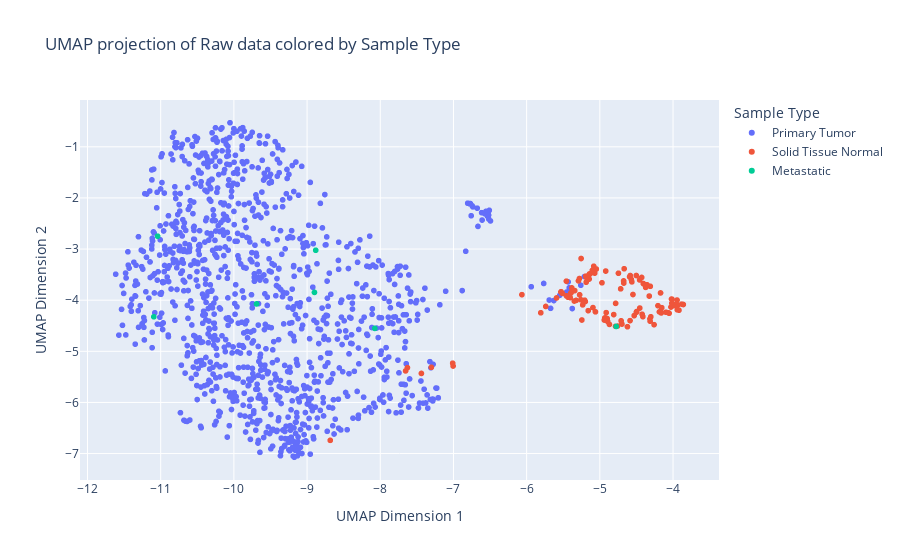

Notebook code cell kept with this figure:
### Code cell
fig = px.scatter(
    umap_df,
    x='UMAP1',
    y='UMAP2',
    color='Sample Type',
    title="UMAP projection of Raw data colored by Sample Type",
    labels={'UMAP1': 'UMAP Dimension 1', 'UMAP2': 'UMAP Dimension 2'},
    color_discrete_map=custom_color_map
)

fig.show()

### Figure 1 — Plotly figure (JSON) as saved in the notebook; plotly's stock layout.template omitted (floating-point values rounded to 4 significant figures; data arrays with more than 128 entries replaced by an {"elided": "..."} marker saying what was removed)
{"data": [{"hovertemplate": "Sample Type=Primary Tumor<br>UMAP Dimension 1=%{x}<br>UMAP Dimension 2=%{y}<extra></extra>", "legendgroup": "Primary Tumor", "marker": {"color": "#636efa", "symbol": "circle"}, "mode": "markers", "name": "Primary Tumor", "showlegend": true, "type": "scattergl", "x": {"elided": "1111 float values"}, "xaxis": "x", "y": {"elided": "1111 float values"}, "yaxis": "y"}, {"hovertemplate": "Sample Type=Solid Tissue Normal<br>UMAP Dimension 1=%{x}<br>UMAP Dimension 2=%{y}<extra></extra>", "legendgroup": "Solid Tissue Normal", "marker": {"color": "#EF553B", "symbol": "circle"}, "mode": "markers", "name": "Solid Tissue Normal", "showlegend": true, "type": "scattergl", "x": [-3.961, -4.585, -4.869, -5.276, -7.302, -5.406, -4.698, -5.208, -4.893, -4.497, -5.292, -5.259, -4.406, -4.502, -5.159, -4.933, -5.06, -5.094, -4.716, -4.784, -4.429, -4.57, -4.588, -4.304, -4.623, -5.198, -3.937, -8.683, -5.392, -4.412, -5.256, -5.103, -5.396, -4.668, -5.529, -4.311, -3.992, -7.438, -4.374, -4.423, -7.654, -4.404, -4.971, -5.246, -4.186, -4.562, -4.81, -4.021, -4.454, -4.325, -5.592, -4.939, -3.881, -4.357, -4.913, -4.501, -5.807, -5.235, -4.548, -4.259, -4.457, -4.593, -4.759, -7.011, -5.186, -3.945, -5.07, -5.193, -4.206, -6.065, -4.171, -5.324, -4.161, -4.314, -5.343, -4.531, -5.457, -4.054, -5.279, -4.673, -5.142, -5.083, -5.383, -5.457, -5.349, -4.097, -4.164, -5.146, -4.061, -4.901, -4.746, -4.016, -5.048, -5.134, -4.675, -5.152, -4.315, -5.739, -3.919, -4.028, -4.92, -7.005, -4.786, -4.154, -5.512, -5.532, -5.434, -4.709, -4.015, -3.86, -7.629, -3.941, -5.187], "xaxis": "x", "y": [-4.086, -3.518, -4.474, -3.895, -5.313, -3.949, -4.467, -4.0, -4.417, -4.222, -3.622, -3.992, -3.675, -3.517, -4.205, -4.348, -4.228, -4.145, -3.778, -4.062, -3.555, -3.594, -4.4, -4.325, -4.519, -4.027, -4.094, -6.742, -3.854, -4.322, -3.185, -3.418, -3.859, -3.386, -3.834, -3.729, -4.105, -5.433, -3.75, -4.274, -5.383, -3.68, -3.66, -4.388, -4.229, -3.642, -4.282, -3.978, -4.154, -3.919, -3.957, -4.388, -4.077, -3.698, -4.243, -4.237, -4.247, -4.092, -3.889, -4.479, -3.604, -3.542, -4.506, -5.233, -3.555, -3.998, -3.471, -3.53, -4.108, -3.892, -3.858, -4.005, -4.249, -4.41, -3.813, -4.303, -3.628, -4.256, -3.576, -3.665, -3.487, -3.336, -3.76, -3.915, -4.017, -4.236, -4.237, -3.587, -4.248, -4.359, -3.473, -4.06, -3.391, -3.487, -3.623, -3.512, -4.366, -4.123, -4.196, -4.134, -3.431, -5.288, -4.512, -4.147, -3.866, -3.84, -3.942, -4.403, -3.98, -4.085, -5.32, -4.189, -3.649], "yaxis": "y"}, {"hovertemplate": "Sample Type=Metastatic<br>UMAP Dimension 1=%{x}<br>UMAP Dimension 2=%{y}<extra></extra>", "legendgroup": "Metastatic", "marker": {"color": "#00cc96", "symbol": "circle"}, "mode": "markers", "name": "Metastatic", "showlegend": true, "type": "scattergl", "x": [-4.777, -8.075, -8.882, -8.899, -11.09, -11.04, -9.691], "xaxis": "x", "y": [-4.513, -4.552, -3.024, -3.848, -4.325, -2.749, -4.073], "yaxis": "y"}], "layout": {"legend": {"title": {"text": "Sample Type"}, "tracegroupgap": 0}, "title": {"text": "UMAP projection of Raw data colored by Sample Type"}, "xaxis": {"anchor": "y", "domain": [0, 1], "title": {"text": "UMAP Dimension 1"}}, "yaxis": {"anchor": "x", "domain": [0, 1], "title": {"text": "UMAP Dimension 2"}}}}
